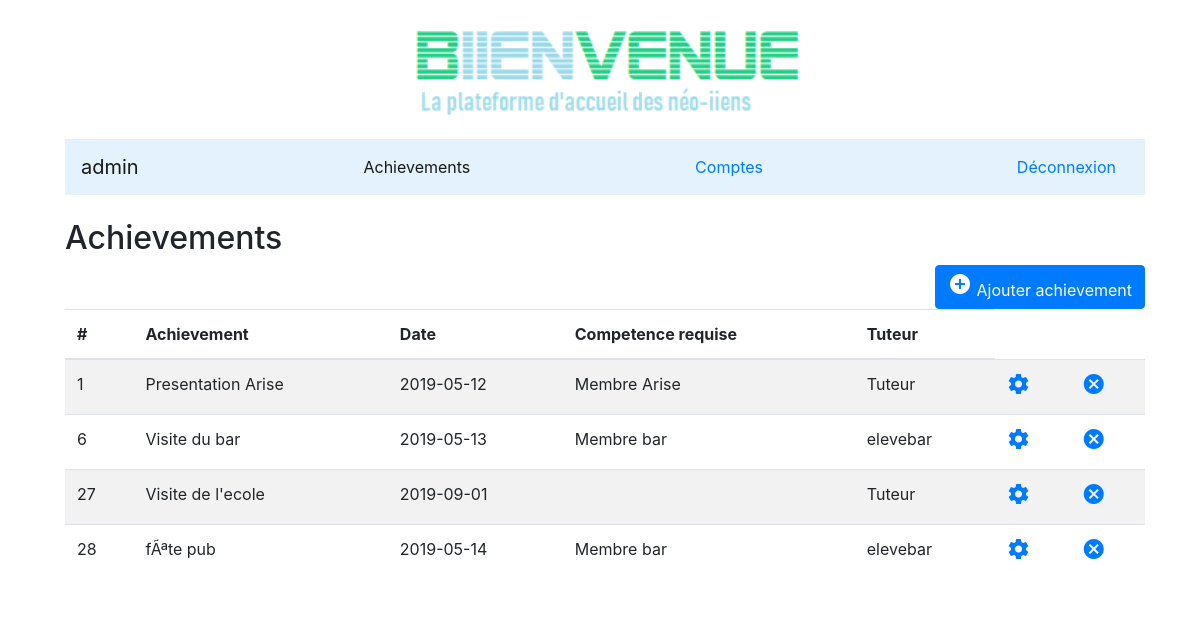
Screenshot of /bienvenue2.php with the database file from the repository.
### tables this page shows
CREATE TABLE IF NOT EXISTS `achievements` (
  `id` int(11) NOT NULL AUTO_INCREMENT,
  `Achievement` varchar(65) NOT NULL,
  `date` date NOT NULL,
  `CompetenceRequise` varchar(65) DEFAULT NULL,
  `Tuteur` varchar(15) DEFAULT NULL,
  `Appel` tinyint(1) NOT NULL,
  PRIMARY KEY (`id`)
);

### bienvenue2.php (the view, shortened to what this page needs)
<!DOCTYPE html>
<html>
	<head>
	<link href="bootstrap.css" rel="stylesheet" type="text/css" />
  </head>
	<body class="modal-form">
	<div class="modal-form">
	<div class="container class="modal-form"">
	<br/>
	<div class="card mx-auto border-0" style="width: 70rem;">
	<img class="card-img-top mx-auto" src="logo(entier).png" alt="Card image cap" style="width: 400px">
	<div class="card-body">
    <?php
	$bdd=new PDO('mysql:host=localhost;dbname=accueil','root','',array(PDO::ATTR_ERRMODE => PDO::ERRMODE_EXCEPTION));
	$reponsee = $bdd->query('SELECT * FROM achievements');
	?>
					<nav class="navbar navbar-light" style="background-color: #e3f2fd;">
					<a class="navbar-brand" href="#">admin</a>
					<ul class="navbar-nav">
					<li class="nav-item active">
						<a class="nav-link" href="#">Achievements</a>
					</li>
					</ul>
					<a class="nav-link" href="comptes.php"> Comptes </a>
					<a class="btn mb-3 mb-md-0 ml-md-3" href="home.php">Déconnexion</a>
					</nav>
<body>
    <br/>
        <div class="table-wrapper">
			 <div class="table-title">
			<h2>Achievements</b></h2>
			<span class="float-right">
					<a href="ajouterachievement.php" class="btn btn-primary"><i class="material-icons">&#xE147;</i> Ajouter achievement</a>
			</span>
			</div>
            <table class="table table-striped table-hover">
                <thead>
                    <tr>
                        <th>#</th>
                        <th>Achievement</th>
						<th>Date</th>
						<th>Competence requise</th>
                        <th>Tuteur</th>
                    </tr>
                </thead>
				<?php
				while($donneess = $reponsee->fetch())
				{ ?>
                    <tr>
                    <td><?php echo htmlspecialchars($donneess['id']);?></td>
                    <td><?php echo htmlspecialchars($donneess['Achievement']);?></td>
                    <td><?php echo htmlspecialchars($donneess['date']);?></td>
                    <td><?php echo htmlspecialchars($donneess['CompetenceRequise']);?></td>
					<td><?php echo htmlspecialchars($donneess['Tuteur']);?></td>
					<td><a href="#" class="settings" title="Modifier" data-toggle="tooltip"><i class="material-icons">&#xE8B8;</i></a></td>
					<td><a href="#" class="delete" title="Supprimer" data-toggle="tooltip"><i class="material-icons">&#xE5C9;</i></a></td>
                    </tr>
					<?php
				}
				?>
            </table>
    </div>
</body>
	</div>
	</div>
	</div>
	</body>
</html>

### rows the page displays
achievements: id "1", Achievement "Presentation Arise", date "2019-05-12", CompetenceRequise "Membre Arise", Tuteur "Tuteur"
achievements: id "6", Achievement "Visite du bar", date "2019-05-13", CompetenceRequise "Membre bar", Tuteur "elevebar"
achievements: id "27", Achievement "Visite de l'ecole", date "2019-09-01", Tuteur "Tuteur"
achievements: id "28", Achievement "fÃªte pub", date "2019-05-14", CompetenceRequise "Membre bar", Tuteur "elevebar"
